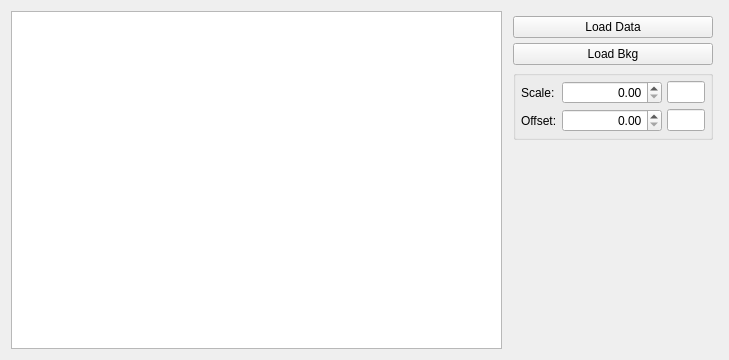
<?xml version="1.0" encoding="UTF-8"?>
<ui version="4.0">
 <class>MainWidget</class>
 <widget class="QWidget" name="MainWidget">
  <property name="geometry">
   <rect>
    <x>0</x>
    <y>0</y>
    <width>729</width>
    <height>360</height>
   </rect>
  </property>
  <property name="windowTitle">
   <string>Form</string>
  </property>
  <layout class="QHBoxLayout" name="horizontalLayout" stretch="3,0">
   <item>
    <widget class="GraphicsLayoutWidget" name="spectrum_pg_layout"/>
   </item>
   <item>
    <widget class="QWidget" name="widget" native="true">
     <property name="sizePolicy">
      <sizepolicy hsizetype="Fixed" vsizetype="Preferred">
       <horstretch>0</horstretch>
       <verstretch>0</verstretch>
      </sizepolicy>
     </property>
     <property name="minimumSize">
      <size>
       <width>210</width>
       <height>0</height>
      </size>
     </property>
     <property name="maximumSize">
      <size>
       <width>210</width>
       <height>16777215</height>
      </size>
     </property>
     <layout class="QVBoxLayout" name="verticalLayout">
      <property name="spacing">
       <number>5</number>
      </property>
      <property name="margin">
       <number>5</number>
      </property>
      <item>
       <widget class="QPushButton" name="load_data_btn">
        <property name="text">
         <string>Load Data</string>
        </property>
       </widget>
      </item>
      <item>
       <widget class="QPushButton" name="load_bkg_btn">
        <property name="text">
         <string>Load Bkg</string>
        </property>
       </widget>
      </item>
      <item>
       <widget class="QGroupBox" name="groupBox">
        <property name="title">
         <string/>
        </property>
        <layout class="QGridLayout" name="gridLayout" columnstretch="0,8,3">
         <property name="margin">
          <number>5</number>
         </property>
         <property name="spacing">
          <number>5</number>
         </property>
         <item row="1" column="0">
          <widget class="QLabel" name="label">
           <property name="text">
            <string>Scale:</string>
           </property>
          </widget>
         </item>
         <item row="2" column="2">
          <widget class="QLineEdit" name="offset_step_sb">
           <property name="alignment">
            <set>Qt::AlignRight|Qt::AlignTrailing|Qt::AlignVCenter</set>
           </property>
          </widget>
         </item>
         <item row="2" column="1">
          <widget class="QDoubleSpinBox" name="offset_scale_sb">
           <property name="alignment">
            <set>Qt::AlignRight|Qt::AlignTrailing|Qt::AlignVCenter</set>
           </property>
          </widget>
         </item>
         <item row="1" column="1">
          <widget class="QDoubleSpinBox" name="bkg_scale_sb">
           <property name="alignment">
            <set>Qt::AlignRight|Qt::AlignTrailing|Qt::AlignVCenter</set>
           </property>
          </widget>
         </item>
         <item row="2" column="0">
          <widget class="QLabel" name="label_2">
           <property name="text">
            <string>Offset:</string>
           </property>
          </widget>
         </item>
         <item row="1" column="2">
          <widget class="QLineEdit" name="scale_step_txt">
           <property name="alignment">
            <set>Qt::AlignRight|Qt::AlignTrailing|Qt::AlignVCenter</set>
           </property>
          </widget>
         </item>
        </layout>
       </widget>
      </item>
      <item>
       <spacer name="verticalSpacer">
        <property name="orientation">
         <enum>Qt::Vertical</enum>
        </property>
        <property name="sizeHint" stdset="0">
         <size>
          <width>20</width>
          <height>199</height>
         </size>
        </property>
       </spacer>
      </item>
     </layout>
    </widget>
   </item>
  </layout>
 </widget>
 <customwidgets>
  <customwidget>
   <class>GraphicsLayoutWidget</class>
   <extends>QGraphicsView</extends>
   <header>pyqtgraph</header>
  </customwidget>
 </customwidgets>
 <resources/>
 <connections/>
</ui>
